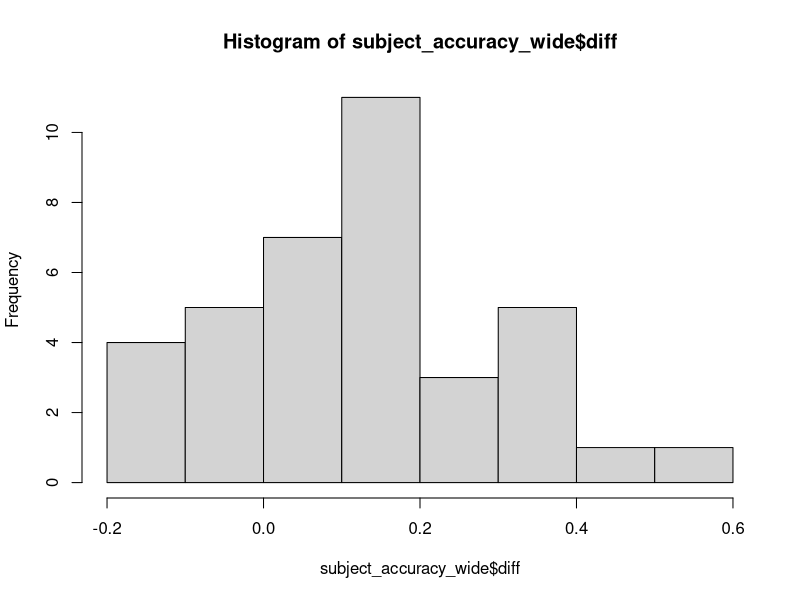
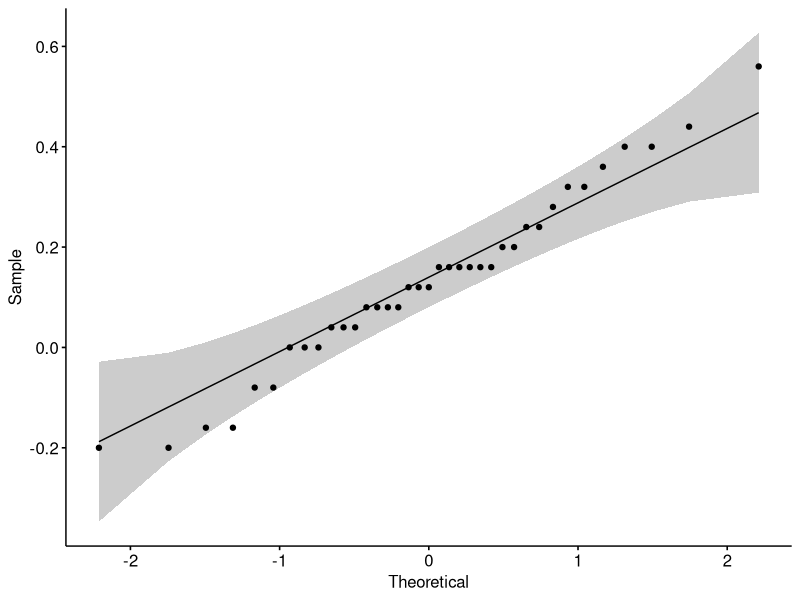
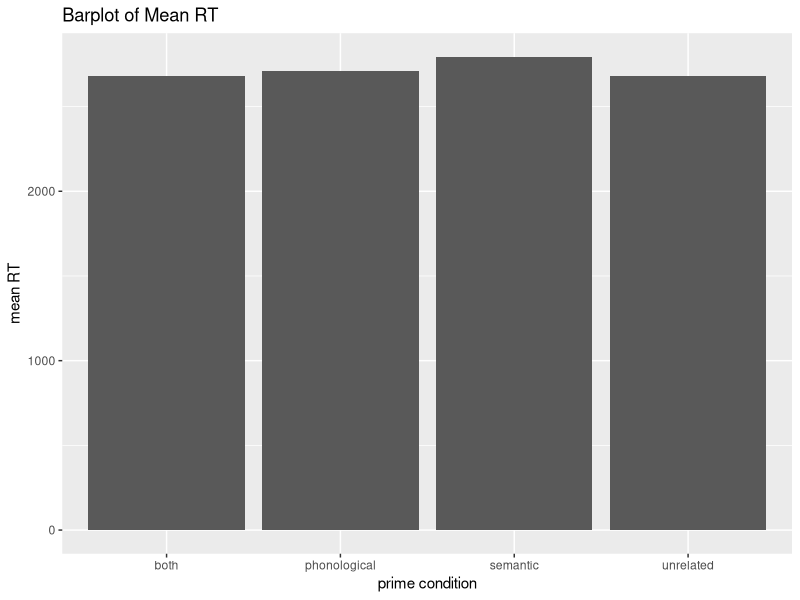
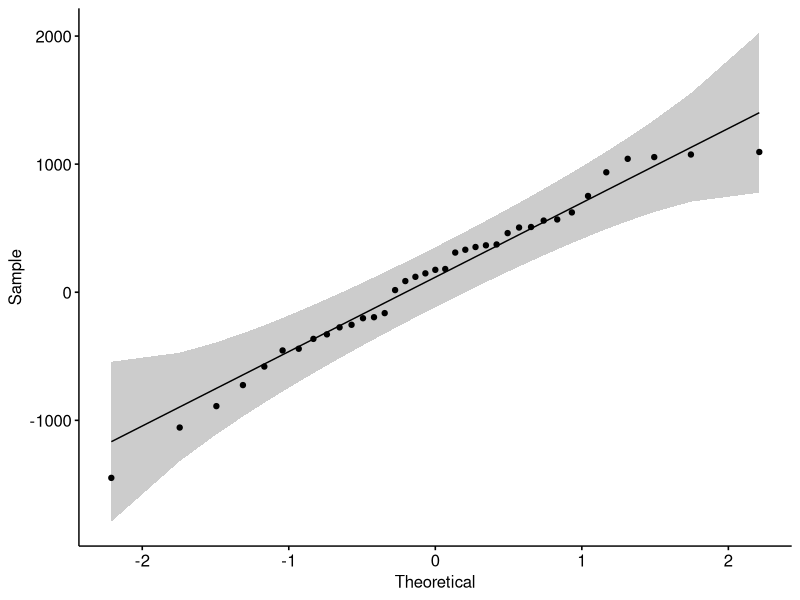
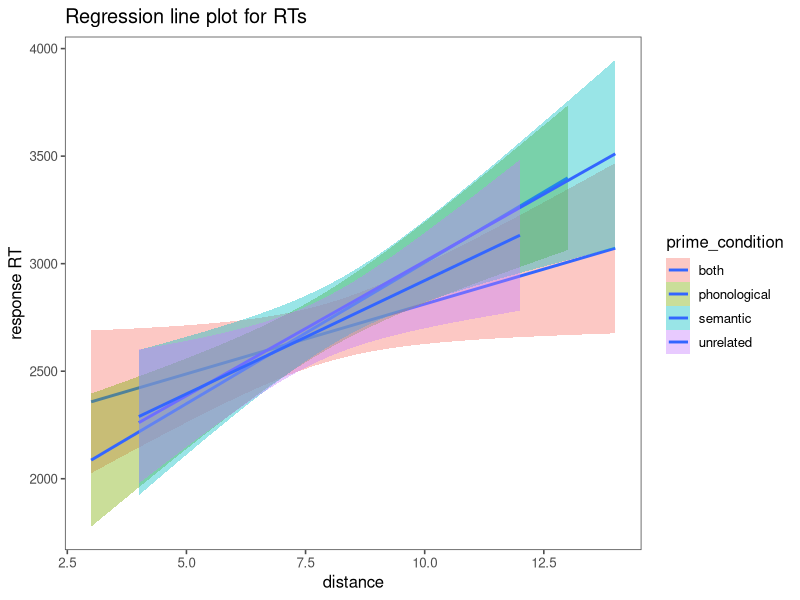

R code for these plots, in order:
## ---- chunk 1
library(tidyverse)
library (ggthemes)
library(rstatix)
library(ggpubr)
assignment5 = read_csv("assignment5_data.csv")
## ---- chunk 2
subject_accuracy=
assignment5 %>%
group_by(subject, prime_condition) %>%
summarize(mean_acc=mean(accuracy))

subject_rt=
assignment5 %>%
group_by(subject, prime_condition) %>%
summarize(mean_rt=mean(response_RT))
## ---- chunk 3
subject_accuracy_wide=
subject_accuracy %>%
pivot_wider(names_from=prime_condition, values_from=mean_acc)
## ---- chunk 4
subject_accuracy_long=
  subject_accuracy_wide %>%
  pivot_longer(names_to="prime_condition", cols=both:unrelated) %>%
  rename(mean_acc=value)
## ---- chunk 5
t.test(subject_accuracy_wide$phonological, subject_accuracy_wide$semantic, paired=TRUE) 
## ---- chunk 6
xbar_diff=mean(subject_accuracy_wide$phonological-subject_accuracy_wide$semantic)
sd_diff=sd(subject_accuracy_wide$phonological-subject_accuracy_wide$semantic)
n=nrow(subject_accuracy_wide)
root_n=sqrt(n)
t=xbar_diff/(sd_diff/root_n)
deg=n-1
p_value=2*(1-pt(t,deg))
## ---- chunk 7
#1)
subject_accuracy_wide=subject_accuracy_wide %>%
  mutate(diff=phonological-semantic)
subject_accuracy_wide=subject_accuracy_wide %>% ungroup()
hist(subject_accuracy_wide$diff)

#2)
outliers=subject_accuracy_wide %>% identify_outliers(diff)
#there is one outlier

#3)
outlier_subs=outliers %>% pull(subject)
newdf=subject_accuracy_wide %>% filter(!subject %in% outlier_subs)
## ---- chunk 8
#1)
ggqqplot(subject_accuracy_wide, "diff")
#2)
subject_accuracy_wide%>% shapiro_test(diff)
#3)
#Yes, the normality assumption is satisfied given that the p-value of the Shapiro-Wilk test is larger than 0.05.
## ---- chunk 9
#The test showed us that there was only one outlier and the data satisfied normal distribution, so we can conclude from the result that the response accuracy in the phonological condition is significantly higher than that in the semantic condition(xbar_diff=phonological-semantic=0.131, p-value < 0.05).
## ---- chunk 10
mean_rt=
  assignment5%>%
  group_by(prime_condition) %>%
  summarize(mean_rt=mean(response_RT))
mean_rt%>%
  ggplot(aes(x=prime_condition, y=mean_rt)) + geom_col() +labs(x="prime condition", y="mean RT", title="Barplot of Mean RT")

# The mean RT in four conditions are very close. The semantic condition produced the slowest response while the both condition produced the fastest response.
## ---- chunk 11
#1)
subject_rt_wide=
subject_rt %>%
pivot_wider(names_from=prime_condition, values_from=mean_rt)

#2)
subject_rt_wide=subject_rt_wide %>%
mutate(diff2=semantic-both) 
subject_rt_wide=subject_rt_wide %>% ungroup()
outliers2=subject_rt_wide %>% identify_outliers(diff2)
#there are no outliers

#3)
ggqqplot(subject_rt_wide, "diff2")
subject_rt_wide%>% shapiro_test(diff2)
#Yes, the normality assumption is satisfied given that the p-value of the Shapiro-Wilk test is larger than 0.05.

#4)
t.test(subject_rt_wide$semantic, subject_rt_wide$both, paired=TRUE)
#the p-value of the t-test is 0.264, larger than 0.05, meaning there's insufficient evidence to reject the null hypothesis and that there is no significant difference between the mean RT in semantic condition and that in both condition. 
## ---- chunk 12
assignment5 %>%
ggplot(aes(x=distance, y=response_RT, fill=prime_condition))+geom_smooth(method = "lm")+theme_few()+labs(x="distance", y="response RT", title="Regression line plot for RTs")

#According to the plot, there is a positive linear relationship between distance and response RT. As distance increases, response RT also increases in each prime condition. I don't think it significantly differs for each condition because distance and RT follow the same upward pattern in all conditions. Also, there's a lot of overlap between the regression lines of 4 conditions. I think distance measures the level of difference or similarity between the meaning of the prime word and the target word. Larger distance means the meaning of the prime word differs more greatly from that of the target word.
